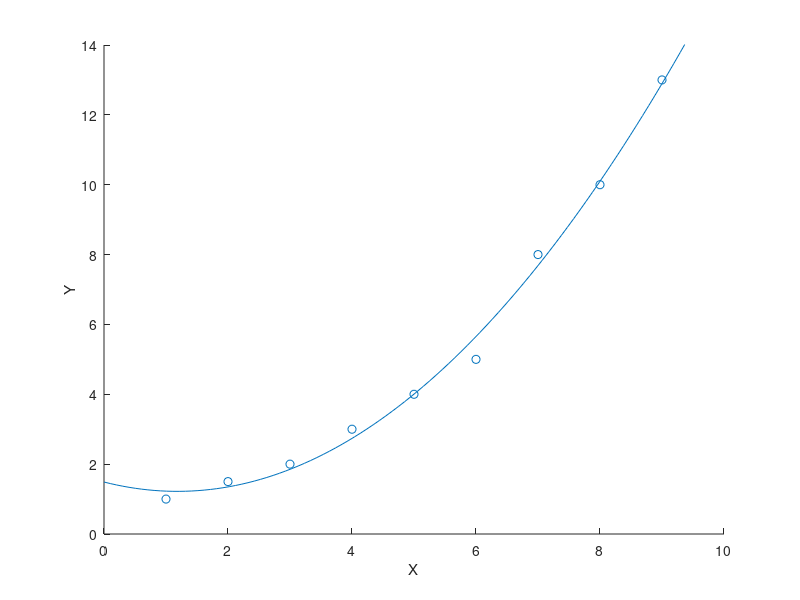

Recreate this plot in MATLAB.
x = 1:9;
y = [1 1.5 2 3 4 5 8 10 13];
n = length(x);
xy = x.*y;
xx = x.*x;
xxy = xx.*y;
x3 = xx.*x;
x4 = x3.*x;

A = [n sum(x) sum(xx); sum(x) sum(xx) sum(x3); sum(xx) sum(x3) sum(x4)];

b = [sum(y); sum(xy); sum(xxy)];

a = A\b

Sr = sum((y - a(1) - a(2)*x - a(3)*xx).^2);

s = sqrt(Sr/(n-3))

St = sum((y - sum(y)/n).^2);

r = sqrt((St-Sr)/St)

hold on
xlabel('X');
ylabel('Y');
set(gca, 'XLim',[min(x)-1,max(x)+1], 'YLim',[min(y)-1,max(y)+1]);
scatter(x,y);
xs = linspace(min(x)-1,max(x)+1,100);
ys = a(3)*xs.*xs + a(2)*xs + a(1);
plot(xs,ys);